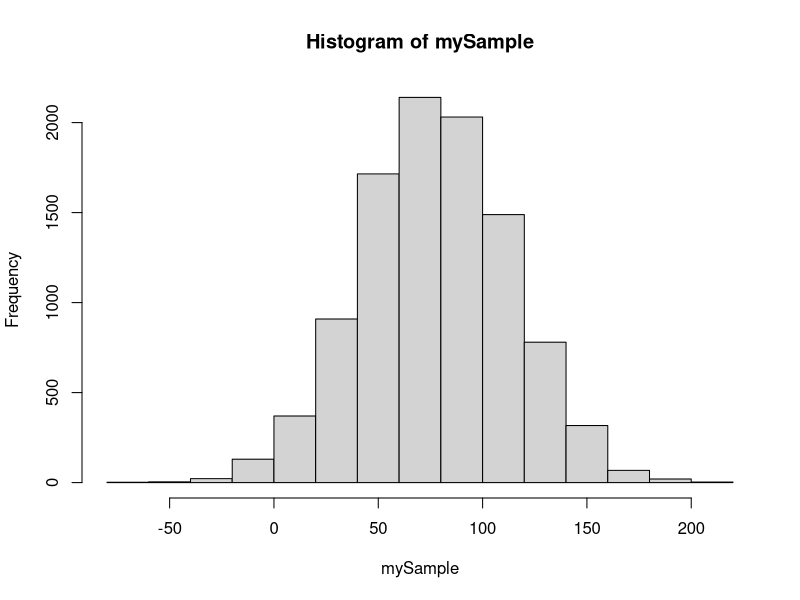

Source code (R):
# Exercise 1 ####
# Consider a set of test grades that follows a normal distribution with mean = 78 and standard deviation = 36

# a) What is the probability of a student obtaining a grade higher than 72?
1 - pnorm(72, mean = 78, sd = 36) # 0.5661838
# Brain teaser: will the probability increase or decrease with a lower the sd? Try to guess and then try it out!


# b) If the criteria for passing the exam is to be above the lowest 25% of grades,
# which proportion of students have grades at least 5 points higher than the threshold for passing?
x <- qnorm(0.25, mean = 78, sd = 36) # this is the grade right above the lowest 25%
x # 53.71837
1-pnorm(x+5, mean = 78, sd = 36) # we add 5 points and calculate the probability of being above it
# 0.7038828

# c) If you know that the grade of a student is above 72, what's the probability of it being below 84?
#                   P(72<x<84)
# P(x<84 | x>72) = --- --- ---
#                   P(x>72)
(pnorm(q = 84, mean = 78, sd = 36)-pnorm(q = 72, mean = 78, sd = 36))/(1-pnorm(q = 72, mean = 78, sd = 36))
# 0.2337892

# d) Generate a sample of n=10000 grades with the distribution that we set on this exercise.
# Store the sample in a variable and plot a histogram of the distribution.
mySample <- rnorm(10000, mean = 78, sd = 36) #0.2337892
hist(mySample)


# Exercise 2 ####
# a) Being x a variable that counts the number of times that the number 3 appears when we roll a die 10 times,
# determine the value of a, so that P(x<=a) = 0.95. 
qbinom(p = 0.95, size = 10, prob = 1/6) # 4 (x will follow a binomial distribution with parameters 10 and 1/6)
# there's no possible number that accomplishes that, given that:
pbinom(q = 3, size = 10, prob = 1/6) # 0.9302722
pbinom(q = 4, size = 10, prob = 1/6) # 0.984538
pbinom(q = 0, size = 10, prob = 1/6) # 0.984538
#100 samples
a <- as.data.frame(replicate(100, sample(1:6, 10, replace = TRUE)))
# here we will try to simulate the exercise

# b) Being y the variable that counts the number of times that we have to roll a die until the first 3 appears, 
# detetmine P(y=5).
dgeom(x = 4, prob = 1/6) #0.08037551

# c) If z is a Poisson variable of parameter = 5, determine P(z>2).
1-ppois(2,5) #0.875348


